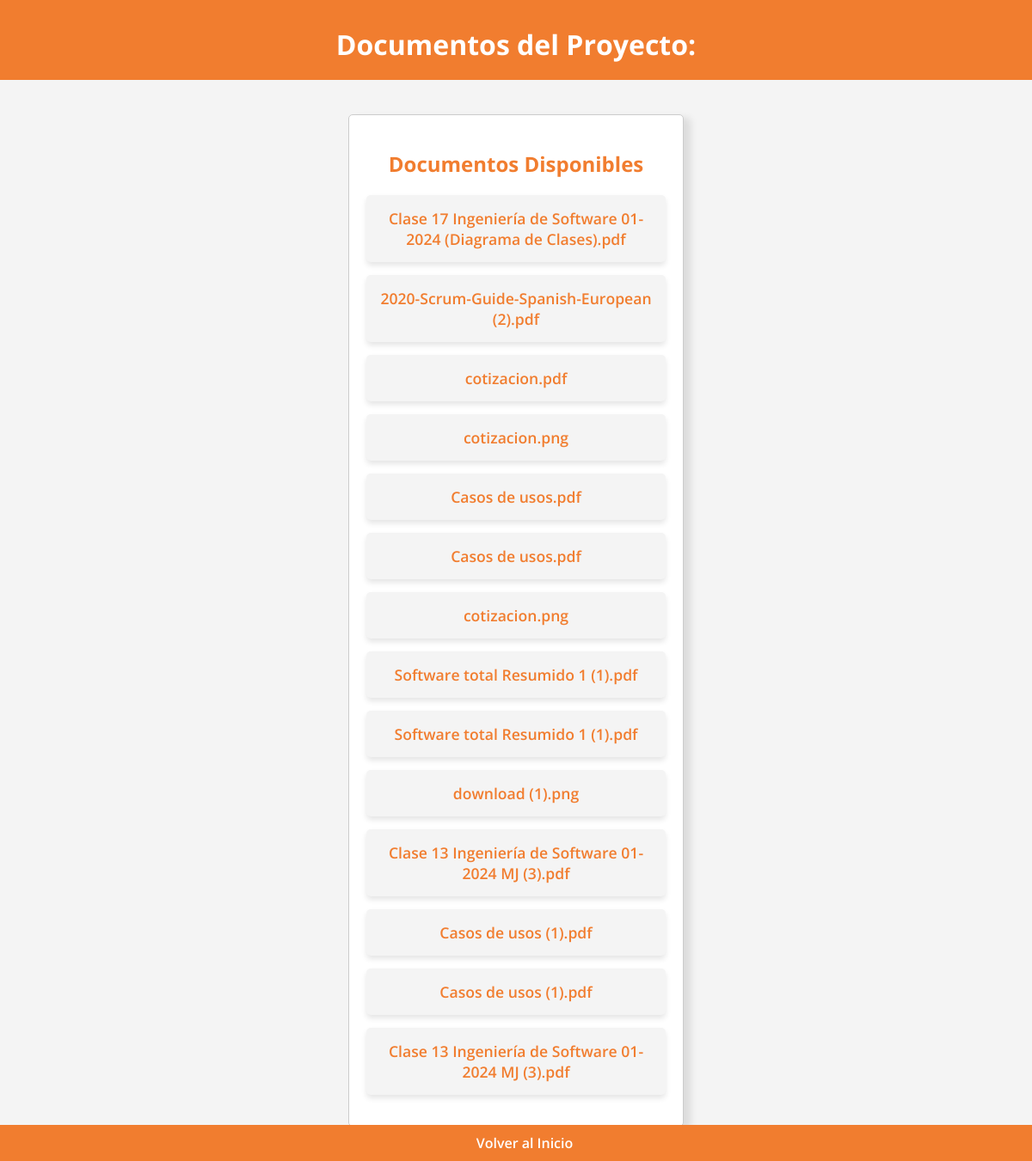
/documentos, run on an earlier commit of the app's database.
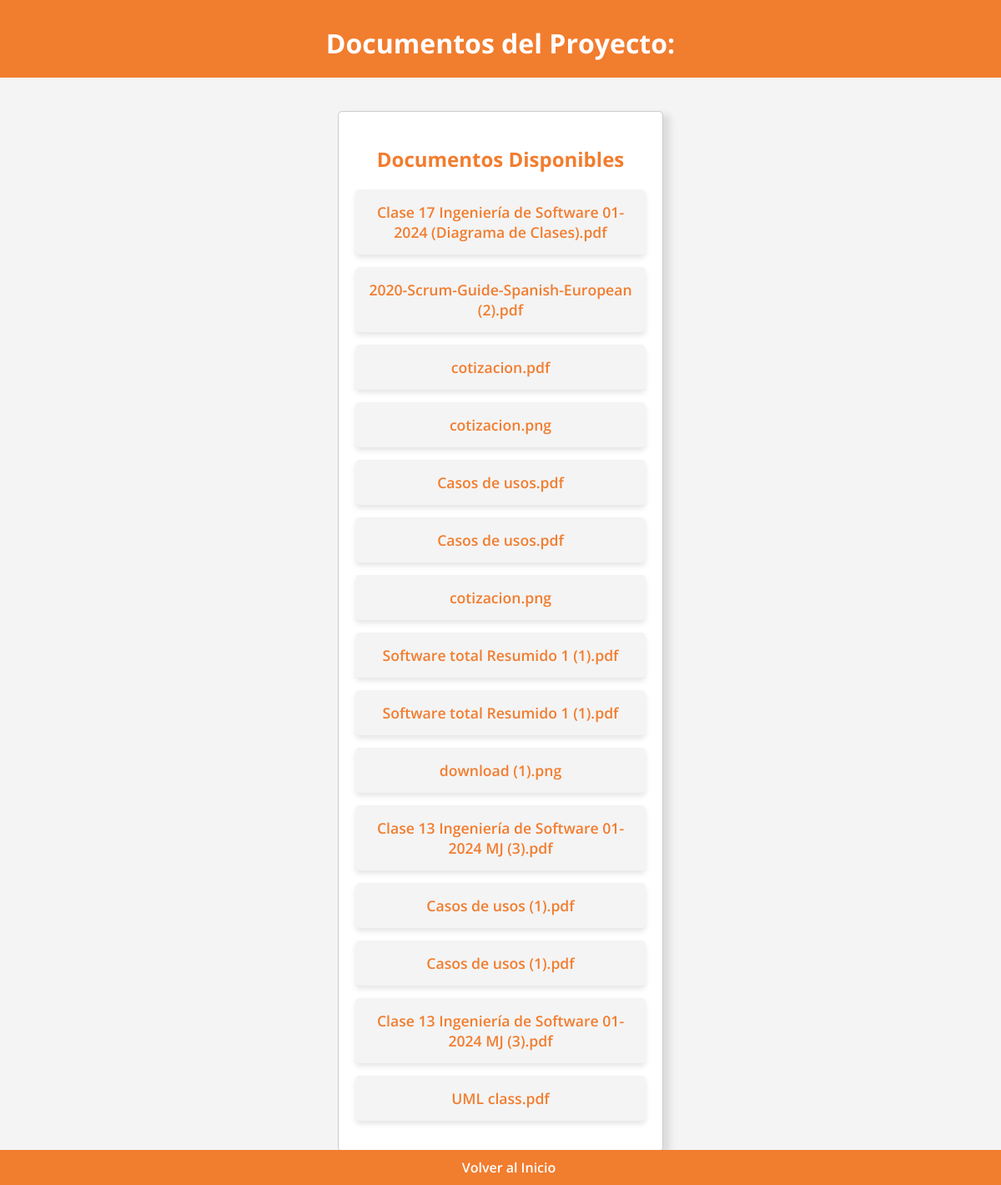
And on a later commit of the database.
### app.py (models this page shows, shortened)
class Document(db.Model):
    id = db.Column(db.Integer, primary_key=True)
    url = db.Column(db.String(255), nullable=False)
    nombre = db.Column(db.String(255), nullable=False)
    fecha_subida = db.Column(db.DateTime, nullable=False)
    cotizacion_id = db.Column(db.Integer, db.ForeignKey('cotizacion.id'), nullable=False)
    cotizacion = db.relationship('Cotizacion', backref='documentos')

### app.py (the view)
@app.route('/documentos', methods=["GET",'POST'])
def mostrar_documentos():
    documentos = Document.query.all()
    return render_template('documentos_proyecto.html', documentos=documentos)

### templates/documentos_proyecto.html (shortened to what this page needs)
<!DOCTYPE html>
<html lang="es">
<head>
    <link rel="stylesheet" href="{{ url_for('static', filename='styles.css') }}">
</head>
<body>
    <header>
        <h1>Documentos del Proyecto: {{ proyecto }}</h1>
    </header>
    <div class="container">
        <div class="section">
            <h2>Documentos Disponibles</h2>
            <ul class="document-list">
                {% for documento in documentos %}
                    <li class="document-item">
                        <a href="{{ documento.url }}" target="_blank" class="document-link">
                            {{ documento.nombre }}
                        </a>
                    </li>
                {% endfor %}
            </ul>
        </div>
    </div>
    <footer>
        <a href="/" class="support-link">Volver al Inicio</a>
    </footer>
</body>
</html>

### static/styles.css (style rules this page uses)
body { font-family: 'Open Sans', Arial, sans-serif; margin: 0; padding: 0; box-sizing: border-box; background-color: #f4f4f4; }
header { background-color: #f17d2f; color: white; padding: 20px; text-align: center; }
h1 { margin: 10px 0 0; font-size: 2rem; }
.container { display: flex; justify-content: space-around; margin: 20px auto; padding: 20px; max-width: 1200px; }
.section { width: 30%; padding: 20px; background-color: white; border: 1px solid #ccc; border-radius: 5px; text-align: center; box-shadow: 8px 4px 8px rgba(0, 0, 0, 0.1); }
h2 { color: #f17d2f; }
footer { background-color: #f17d2f; color: white; padding: 10px; text-align: center; position: fixed; width: 100%; bottom: 0; }
.support-link { color: white; text-decoration: none; font-weight: 600; }
.document-list { list-style-type: none; padding: 0; }
.document-item { background-color: #f4f4f4; margin: 15px 0; padding: 15px; border-radius: 5px; text-align: center; box-shadow: 0 4px 6px rgba(0, 0, 0, 0.1); }
.document-link { color: #f17d2f; text-decoration: none; font-weight: 600; font-size: 1.1rem; }

What changed in the data, as far as the page shows it:
added Document: nombre "UML class.pdf"
